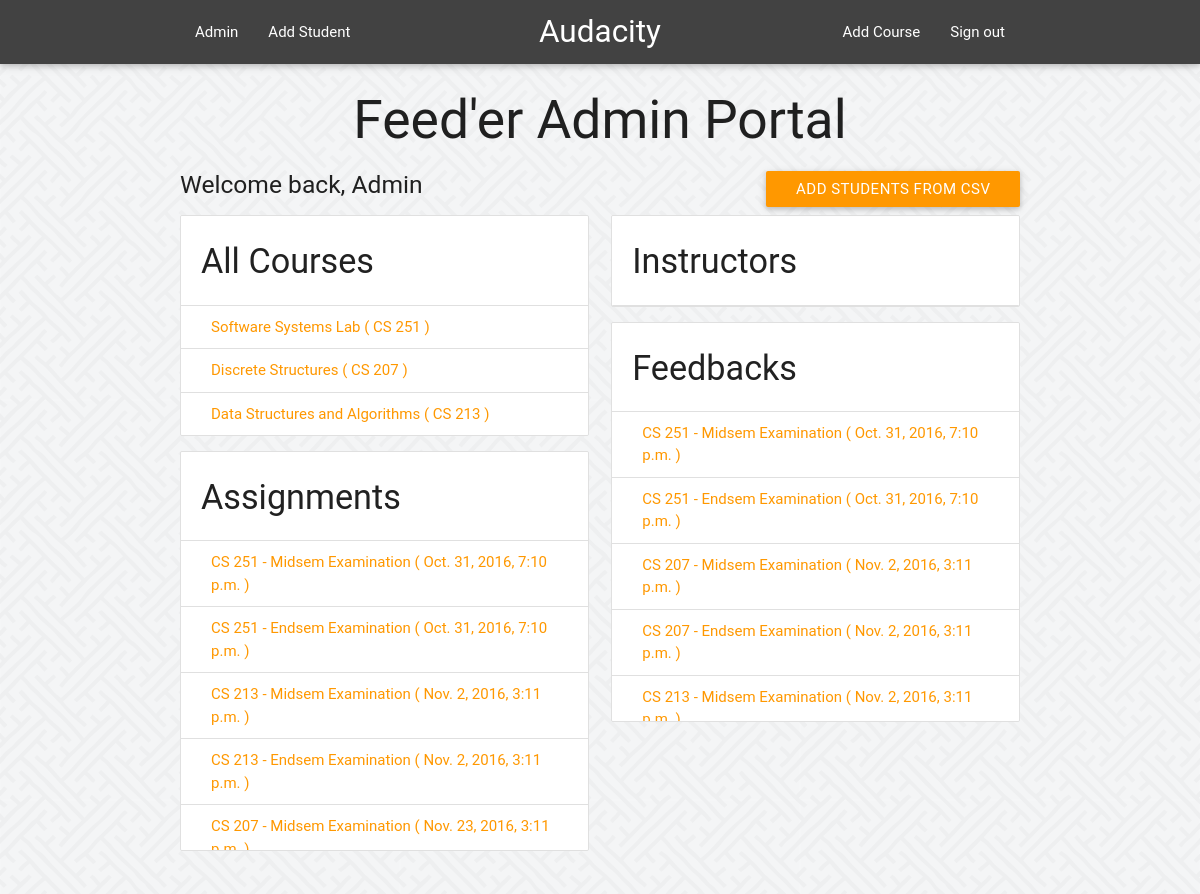
/admins/index/ (signed in), run on the app's committed database.
### feeder/models.py (models this page shows, shortened)
class Course(models.Model):
	SPRING = 'SP'
	AUTUMN = 'AU'
	SUMMER = 'SU'
	SEMESTERS = (
		(SPRING, 'Spring'),
		(AUTUMN, 'Autumn'),
		(SUMMER, 'Summer'),
		)
	course_code = models.CharField(max_length=6, unique=True)
	course_name = models.CharField(max_length=40, blank=False)
	semester = models.CharField(
		max_length=2,
		choices=SEMESTERS,
		)

class Assignment(models.Model):
	assignment_name = models.CharField(max_length=50, verbose_name = "Exam/Assignment")
	description = models.CharField(max_length=300, blank = True)
	pub_date = models.DateTimeField('date published')
	deadline = models.DateTimeField('deadline',null=False)
	course = models.ForeignKey(Course, on_delete=models.CASCADE)
	def __str__(self):
		return self.assignment_name

class Feedback(models.Model):
	fb_name = models.CharField(max_length=100, verbose_name='Feedback Name')
	pub_date = models.DateTimeField('date published')
	deadline = models.DateTimeField('deadline',null=False, blank=False)
	course = models.ForeignKey(Course, on_delete=models.CASCADE)
	class Meta:
		verbose_name = "Feedback"
		verbose_name_plural = "Feedbacks"
	def __str__(self):
		return self.fb_name

### admins/views.py (the view)
@permission_required('is_superuser', login_url='/admins/login/')
def IndexView(request):
	return render(request, "admins/index.html", {
		'user' : request.user,
		'instructors': Instructor.objects.all(),
		'courses' : Course.objects.all(),
		'assignments' : Assignment.objects.order_by('deadline'),
		'feedbacks' : Feedback.objects.order_by('deadline'),
	})

### feeder/templates/admins/index.html (shortened to what this page needs)
{% extends "admins/base_site.html" %}
{% load static %}
{% block content %}
<h2 style="text-align:center" > Feed'er Admin Portal </h1> <a href="{% url 'admins:addstudents' %}" class="btn hoverable waves-effect waves-light orange right">Add Students from CSV</a>
<h5> Welcome back, {{ user.get_full_name }} </h5>
	    <div class="row">
		    <div class="col s6" >
				<ul class="collection with-header" style="max-height: 400px; overflow: auto;">
			        <li class="collection-header"><h4>All Courses</h4></li>
			        {% for course in courses %}
			        	<a class="collection-item orange-text" href="{% url 'admins:course' course.id %}">{{ course.course_name }} ( {{ course.course_code }} )</a>
			        {% endfor %}
			    </ul>
		    	<ul class="collection with-header" style="max-height: 400px; overflow: auto;">
		            <li class="collection-header"><h4>Assignments</h4></li>
		            {% for assignment in assignments %}
		            	<a class="collection-item orange-text" href="#">{{ assignment.course.course_code }} - {{ assignment }} ( {{ assignment.deadline }} )</a>
		            {% endfor %}
		        </ul>
			</div>
			<div class="col s6">
				<ul class="collection with-header" style="max-height: 400px; overflow: auto;">
			        <li class="collection-header"><h4>Instructors</h4></li>
			    </ul>
			    <ul class="collection with-header" style="max-height: 400px; overflow: auto;">
		            <li class="collection-header"><h4>Feedbacks</h4></li>
		            {% for feedback in feedbacks %}
		            	<a class="collection-item orange-text" href="#">{{ feedback.course.course_code }} - {{ feedback }} ( {{ feedback.deadline }} )</a>
		            {% endfor %}
		        </ul>
			</div>
		</div>
{% endblock %}
{% block navbar %}
    <li><a href="{% url 'admins:addcourse' %}">Add Course</a></li>
    <li><a href="{% url 'admins:logout' %}">Sign out</a></li>
{% endblock %}

### feeder/templates/admins/base_site.html (shortened to what this page needs)
{% load static %}
<!DOCTYPE html>
<html>
<head>
  <link rel="stylesheet" type="text/css" href="{% static 'feeder/materialize.css' %}">
  <link rel="stylesheet" type="text/css" href="{% static 'admins/bootstrap-material-datetimepicker.css' %}">
</head>
<body>
<header>
<div class="navbar-fixed">
<nav class="grey darken-3">
  <div class="container">
    <div class="nav-wrapper">
        <ul id="nav-mobile" class="left hide-on-med-and-down">
          <li><a href="{% url 'admins:index' %}"> {{ user.get_full_name }} </a> </li>
          <li><a href="{% url 'admins:addstudent' %}">Add Student</a> </li>
        </ul>
      <a href="{% url 'admins:index' %}" class="brand-logo center">Audacity</a>
        <ul id="nav-mobile" class="right hide-on-med-and-down">
          {% block navbar %}{% endblock %}
        </ul>
    </div>
  </div>
</nav>
</div>
</header>
<div class="container">
{% block content %}
{% endblock %}
</div>
</body>

### data on the page
Course: course_name "Software Systems Lab", course_code "CS 251"
Course: course_name "Discrete Structures", course_code "CS 207"
Course: course_name "Data Structures and Algorithms", course_code "CS 213"
Assignment: course.course_code "CS 251", assignment_name "Midsem Examination", deadline "Oct. 31, 2016, 7:10 p.m."
Assignment: course.course_code "CS 251", assignment_name "Endsem Examination", deadline "Oct. 31, 2016, 7:10 p.m."
Assignment: course.course_code "CS 213", assignment_name "Midsem Examination", deadline "Nov. 2, 2016, 3:11 p.m."
Assignment: course.course_code "CS 213", assignment_name "Endsem Examination", deadline "Nov. 2, 2016, 3:11 p.m."
Assignment: course.course_code "CS 207", assignment_name "Midsem Examination", deadline "Nov. 23, 2016, 3:11…"
Feedback: course.course_code "CS 251", fb_name "Midsem Examination", deadline "Oct. 31, 2016, 7:10 p.m."
Feedback: course.course_code "CS 251", fb_name "Endsem Examination", deadline "Oct. 31, 2016, 7:10 p.m."
Feedback: course.course_code "CS 207", fb_name "Midsem Examination", deadline "Nov. 2, 2016, 3:11 p.m."
Feedback: course.course_code "CS 207", fb_name "Endsem Examination", deadline "Nov. 2, 2016, 3:11 p.m."
Feedback: course.course_code "CS 213", fb_name "Midsem Examination", deadline "Nov. 2, 2016, 3:11…"

### other printed values
{{ user.get_full_name }} "Admin"
